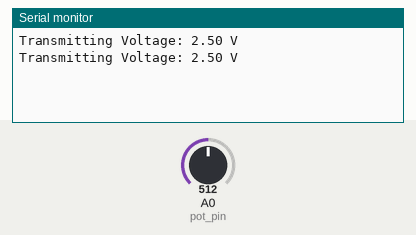
A sketch run on a simulated Arduino Uno, built with avr-gcc and run on an emulated ATmega328P. On the bench: the last lines printed to the serial monitor. The inputs (shaded band) are chosen by the test bench; at power-on: A0 (pot_pin) = 512. No radio packets arrive unless stated.

Above: at 1.8 s.
1.9 s: A0 (pot_pin) set to 716
At 2.8 s:
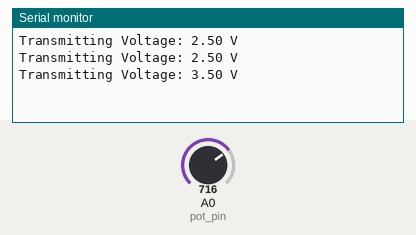
3.4 s: A0 (pot_pin) set to 900
At 4.8 s:
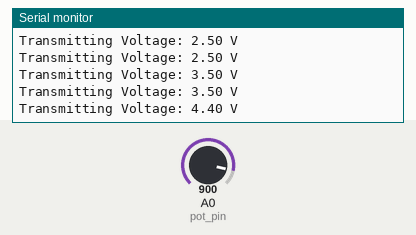
Timing chart, 0 to 6.4 s (numbered marks = the images above; inputs shaded):
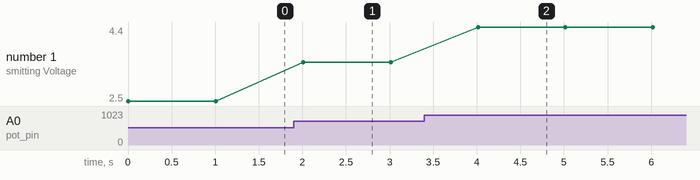

The sketch:

newTransmit.ino
```cpp
//Adding Libraries

#include <SPI.h>                  /* to handle the communication interface with the modem*/
#include <nRF24L01.h>             /* to handle this particular modem driver*/
#include <RF24.h>                 /* the library which helps us to control the radio modem*/

#define pot_pin A0                /*Variable pin of POT is to be connected to analog pin 0 i.e.A0*/
RF24 radio(7,8);                    /* Creating instance 'radio'  ( CE , CSN )   CE -> D7 | CSN -> D8 */
const byte Address[6] = "00001" ;     /* Address to which data to be transmitted*/

void setup() {
  // put your setup code here, to run once:
  Serial.begin(115200);
  pinMode(pot_pin,INPUT);         /* Setting A0 (POT pin) as input*/
  radio.begin ();                 /* Activate the modem*/
  radio.openWritingPipe (Address); /* Sets the address of transmitter to which program will send the data */
}
void loop() {
  // put your main code here, to run repeatedly:
  radio.stopListening ();          /* Setting modem in transmission mode*/
  int sensorValue = analogRead(A0);
  float voltage = sensorValue * (5.0 / 1023.0);
  // print out the value you read:
  Serial.print("Transmitting Voltage: ");
  Serial.print(voltage);                           /* Printing POT value on serial monitor*/
  Serial.println(" V");
  radio.write(&voltage, sizeof(voltage));            /* Sending data over NRF 24L01*/
  delay(1000);
}
```

Measured:
- after the input at 1.9 s, the serial monitor: prints a new line after 0.11 s (image 1)
- after the input at 3.4 s, the serial monitor: prints a new line after 0.61 s (image 2)
- plotted number 1: 2.5 → 3.5 after the input at 1.9 s, 3.5 → 4.4 after the input at 3.4 s
